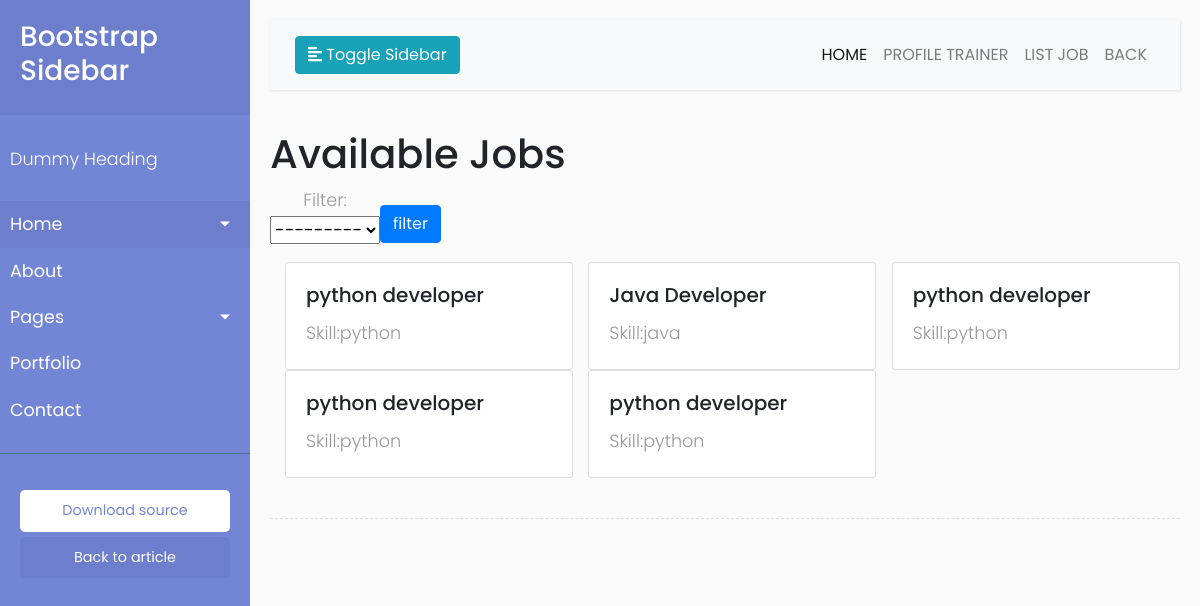
The page /ins/listj on the database its author committed.
### Insadmin/models.py (models this page shows, shortened)
class InstituteDetails(models.Model):
    job = models.CharField(max_length=120)
    skills = models.ForeignKey(SkillModel,on_delete=models.CASCADE)
    location = models.CharField(max_length=120)

class SkillModel(models.Model):
    skill = models.CharField(max_length=120)
    def __str__(self):
         return self.skill

### Insadmin/views.py (the view, shortened to what this page needs)
# urls.py: path("listj", listJob, name="listj"),
def listJob(request):
    job = InstituteDetails.objects.all()
    context = {}
    context["jobs"] = job
    form=filterform()
    context["form"]=form
    return render(request, "inst/listjob.html", context)

### Insadmin/forms.py
class filterform(ModelForm):
    class Meta:
        model=filterskill
        fields="__all__"

### Insadmin/templates/inst/listjob.html (shortened to what this page needs)
<!DOCTYPE html>
{% extends 'inst/base.html' %}
{% block body_block %}
<h1>Available Jobs</h1>
<form class="form-inline" method="post" style="..." >
  {{form.as_p}}
    <input type="submit" class="btn btn-primary" value="filter">
 </form>
<div class="container">
<div class="row">
    {%for item in jobs%}
    <div class="col-lg-4">
      <div class="card" style="width: 18rem;">
      <div class="card-body">
      <h5 class="card-title">{{item.job}}</h5>
      <p class="card-text">Skill:{{item.skills}} </p>
      </div>
</div>
</div>
    {% endfor %}
   </div>
</div>
{% endblock %}

### trainer/static/css/style.css (style rules this page uses)
body { font-family: 'Poppins', sans-serif; background: #fafafa; }
p { font-family: 'Poppins', sans-serif; font-size: 1.1em; font-weight: 300; line-height: 1.7em; color: #999; }

### rows shown on the page
InstituteDetails: job "python developer", skills "python"
InstituteDetails: job "Java Developer", skills "java"
InstituteDetails: job "python developer", skills "python"
InstituteDetails: job "python developer", skills "python"
InstituteDetails: job "python developer", skills "python"
